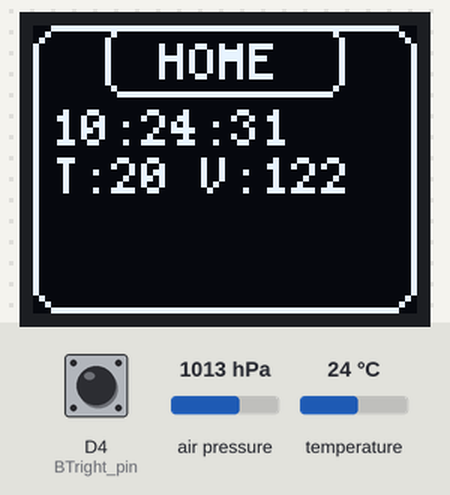
Simulated run of this program. Board: ESP8266 (Wemos D1 mini). Parts: 64×48 one-colour display. The test bench sets the inputs (shaded band); at power-on: D4 (BTright_pin) LOW, air pressure 1013 hPa, temperature 24 °C. The local clock reads 2024-03-15 10:24:30 at power-on unless the program sets it; what the program prints to the serial monitor is not drawn.

Above: at 1.3 s.
1.4 s: D4 (BTright_pin) pulled HIGH for 0.15 s
At 1.9 s:
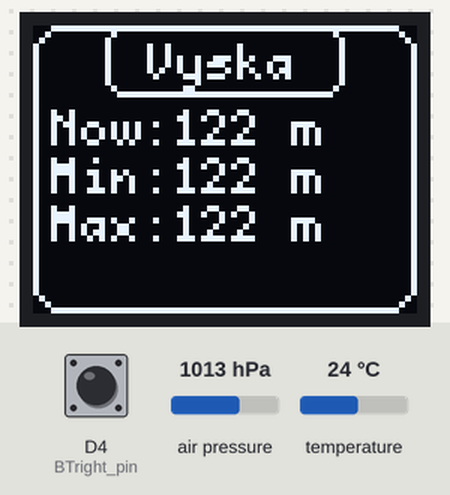
3.0 s: D4 (BTright_pin) pulled HIGH for 1 s
At 3.9 s:
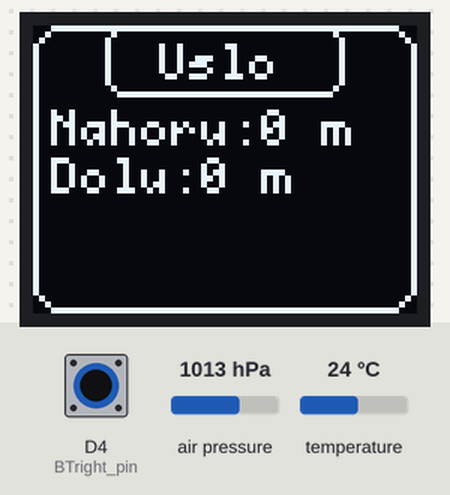
5.5 s: D4 (BTright_pin) pulled HIGH for 0.15 s
At 5.8 s:
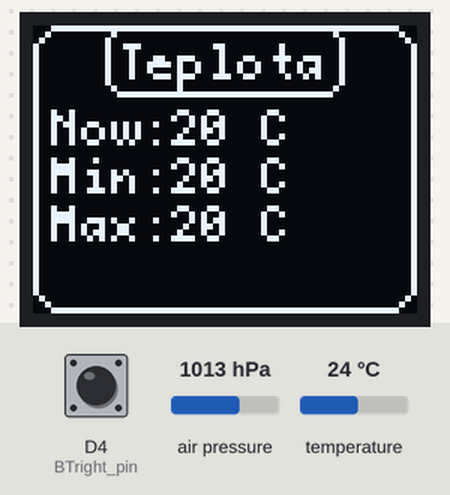
7.1 s: D4 (BTright_pin) pulled HIGH for 3.2 s
At 8.4 s:
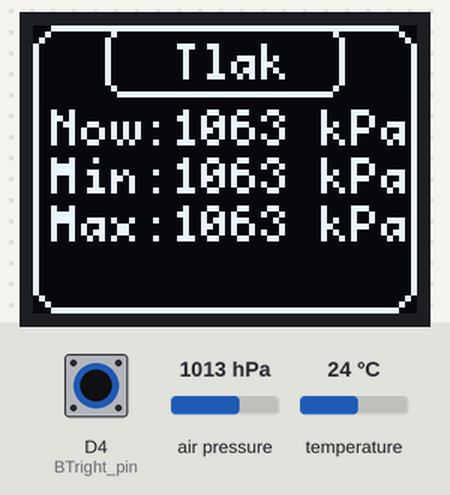
11.8 s: D4 (BTright_pin) pulled HIGH for 0.15 s
At 12.8 s:
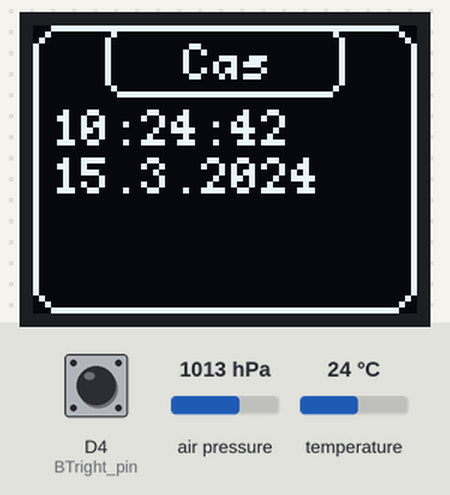
Timing chart, 0 to 14.8 s (numbered marks = the images above; inputs shaded):
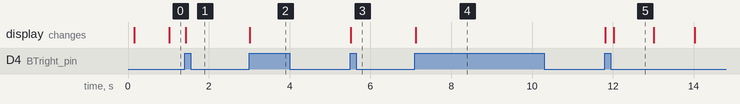

The program:

main.cpp
```cpp
///////////////////////////////////////////////////////////////////////////
//Meteostanice postavená na shieldech ESP8266
//
//Vytvořil Jakub Andrýsek
//Začátek tvorby 28.12.2018
//https://github.com/JakubAndrysek/Meteostanice_ESP8266
///////////////////////////////////////////////////////////////////////////

// připojení knihoven
#include <Arduino.h>
#include <SPI.h> //Seriova linka
#include <Wire.h>
#include <SD.h> //SD karta
#include <Adafruit_BMP085.h> //Teplomer
#include <Adafruit_GFX.h> //Fonty textu
#include <RTClib.h> //RTC-hodiny
//OLED
#include <U8g2lib.h>
U8G2_SSD1306_64X48_ER_F_HW_I2C u8g2(U8G2_R0, /* reset=*/ U8X8_PIN_NONE);


RTC_DS1307 DS1307; // instance RTC
File myFile; //instance SD karty
Adafruit_BMP085 bmp; //instance teplomeru

//Promene/////////////
const int  BTleft_pin = D3;
const int  BTright_pin = D4;

float vyska_raw = 555;
int vyska = 555;
int vyska_max = -11000;
int vyska_min  = 11000;
int vyska_last = 0;
int vyska_up_all = 0;
int vyska_down_all = 0;

float teplota_raw = 55;
int teplota = 55;
int teplota_max = -55;
int teplota_min  = 100;
int teplota_last = 0;

float tlak_raw = 100000;
int tlak = 1000;
int tlak_max = 100;
int tlak_min  = 10000;
int tlak_last = 0;

int BTleft_counter = 0;   // counter for the number of button presses
int BTleft_state = 0;         // current state of the button
int BTleft_last_state = 0;     // previous state of the button

int BTright_counter = 0;   // counter for the number of button presses
int BTright_state = 0;         // current state of the button
int BTright_last_state = 0;     // previous state of the button


bool wake = true;
bool DB = false;

//Enumy////////////////
enum tZobrazeni
{
  HOME,
  VYSKA,
  USLO,
  TEPLOTA,
  TLAK,
  CAS
};

tZobrazeni zobrazeni = HOME;

void setup ()
{
  //SERIAL/////////////
  Serial.begin(9600);
  Serial.println("Serial-Run");

  //Button///////////
  pinMode(BTleft_pin, INPUT);
  pinMode(BTright_pin, INPUT);


  //RTC///////////////
  // kontrola připojeného obvodu reálného času
  if (! DS1307.begin())
  {
    Serial.println("Hodiny nejsou pripojeny!");
  }
  // kontrolu spuštění obvodu reálného času
  if (! DS1307.isrunning())
  {
    Serial.println("Hodiny nejsou spusteny! Spoustim nyni..");
  }
  // pro nastavení času v obvodu reálného času použijte jednorázově(!)
  // následující příkaz v pořadí rok, měsíc, den, hodina, minuta, vteřina
  // příklad: 28.12.2018 15:15:50
  //DS1307.adjust(DateTime(2018, 12, 28, 15, 41, 50));


  //BMP085////////////////
  if (!bmp.begin())
  {
    Serial.println("Could not find BMP180 or BMP085 sensor at 0x77");
  }
  vyska_last=(bmp.readAltitude()+120);


  //OLED/////////////////////
  u8g2.begin();

  u8g2.clearBuffer(); //Smaze displej
  u8g2.drawRFrame(0,0,64,48,5);
  u8g2.setFont(u8g2_font_profont12_mf );	// Nastavi fontu
  u8g2.drawStr(10,23,"OD KUBY"); //Vypise na displej
  u8g2.setFont(u8g2_font_profont10_mf );	// Nastavi fontu
  u8g2.drawStr(22,36,"V1.1");  //Vypise na displej
  u8g2.sendBuffer();  //Zobrazi


  delay(100);
}

void loop()
{

  ///////////////////////////
  //Kontrola VZHURU / SPIM///
  ///////////////////////////

  if (wake==true)
  {
    u8g2.clearBuffer();	//Smaze displej
    u8g2.setFont(u8g2_font_profont10_mf );	// Nastavi fontu
    DateTime datumCas = DS1307.now(); //Nacteni casu
    //Nastaveni promenych hodnotami z teplomeru
    vyska_raw=bmp.readAltitude();
    teplota_raw=bmp.readTemperature();
    tlak_raw=bmp.readPressure();

    //Rastr////////////////
    u8g2.drawRFrame(0,0,64,48,5);
    u8g2.drawRFrame(12,0,40,12,3);

    //Kalibrace///////////
    vyska = vyska_raw + 120; //Nutno zmenit i nahore
    teplota = teplota_raw - 4;
    tlak = (tlak_raw/100) + 50;


    //Vyska//////////////////
    if(!DB)
    {
        Serial.print("Vyska ");
        Serial.println(vyska);
    }

    if (vyska>vyska_max)
    {
        vyska_max=vyska;
        if(DB)
        {
        Serial.print("V-Max ");
        Serial.println(vyska_max);
        }
    }
    if (vyska<vyska_min)
    {
        vyska_min=vyska;
        if(DB)
        {
        Serial.print("V-Min ");
        Serial.println(vyska_min);
        }
    }


    //Teplota/////////////////
    if(DB)
    {
        Serial.print("Teplota ");
        Serial.println(teplota);
    }
    if (teplota>teplota_max)
    {
        teplota_max=teplota;
        if(DB)
        {
        Serial.print("T-Max ");
        Serial.println(teplota_max);
        }
    }
    if (teplota<teplota_min)
    {
        teplota_min=teplota;
        if(DB)
        {
        Serial.print("T-Min ");
        Serial.println(teplota_min);
        }
    }


     //Tlak//////////////////
    if(DB)
    {
        Serial.print("Tlak ");
        Serial.println(tlak);
    }
    if (tlak>tlak_max)
    {
        tlak_max=tlak;
        if(DB)
        {
        Serial.print("P-Max ");
        Serial.println(tlak_max);
        }
    }
    if (tlak<tlak_min)
    {
        tlak_min=tlak;
        if(DB)
        {
        Serial.print("P-Min ");
        Serial.println(tlak_min);
        }
    }


    //Nachozene metry nahory
    if ((vyska+2)>vyska_last)
    {
        vyska_up_all+=(vyska-vyska_last);
        vyska_last=vyska;

    }
    if(DB)
    {
        Serial.print("Nahoru");
        Serial.println(vyska_up_all);
    }


    //Nachozene metry dolu
    if ((vyska-2)<vyska_last)
    {
        vyska_down_all+=(vyska_last-vyska);
        vyska_last=vyska;

    }
    if(DB)
    {
        Serial.print("Dolu");
        Serial.println(vyska_down_all);
    }


    //Leve tlacitko zmacknuto////////////////
    BTleft_state = digitalRead(BTleft_pin);
    if (BTleft_state != BTleft_last_state)
    {
        if (BTleft_state == HIGH)
        {
        switch(zobrazeni)
        {
            case HOME:
            zobrazeni=CAS;
            break;

            case VYSKA:
            zobrazeni=HOME;
            break;

            case USLO:
            zobrazeni=VYSKA;
            break;

            case TEPLOTA:
            zobrazeni=USLO;
            break;

            case TLAK:
            zobrazeni=TEPLOTA;
            break;

            case CAS:
            zobrazeni=TLAK;
            break;
        }
        }
    }
    BTleft_last_state = BTleft_state;


    //Prave tlacitko zmacknuto/////////////////
    BTright_state = digitalRead(BTright_pin);
    if (BTright_state != BTright_last_state)
    {
        if (BTright_state == HIGH)
        {
        switch(zobrazeni)
        {
            case HOME:
            zobrazeni=VYSKA;
            break;

            case VYSKA:
            zobrazeni=USLO;
            break;

            case USLO:
            zobrazeni=TEPLOTA;
            break;

            case TEPLOTA:
            zobrazeni=TLAK;
            break;

            case TLAK:
            zobrazeni=CAS;
            break;

            case CAS:
            zobrazeni=HOME;
            break;
        }
        }
    }
    BTright_last_state = BTright_state;

    switch(zobrazeni)
    {
    case HOME:
        //Vypis casu
        u8g2.drawStr(21,9,"HOME");  //Vypise na displej

        u8g2.setCursor(3, 20);
        u8g2.print(datumCas.hour());
        u8g2.print(':');
        u8g2.print(datumCas.minute());
        u8g2.print(':');
        u8g2.print(datumCas.second());

        //Vypis teploty a vysky
        u8g2.setCursor(3, 28);  // (x,y)
        u8g2.print("T:");
        u8g2.print(teplota);

        u8g2.print(" V:");
        u8g2.print(vyska);
        u8g2.sendBuffer(); //Zobrazi displej

        break;


    case VYSKA:
        u8g2.drawStr(19,9,"Vyska");  //Vypise na displej

        u8g2.setCursor(3, 20);  // (x,y)
        u8g2.print("Now:");
        u8g2.print(vyska);
        u8g2.print(" m");

        u8g2.setCursor(3, 28);  // (x,y)
        u8g2.print("Min:");
        u8g2.print(vyska_min);
        u8g2.print(" m");

        u8g2.setCursor(3, 36);  // (x,y)
        u8g2.print("Max:");
        u8g2.print(vyska_max);
        u8g2.print(" m");

        u8g2.sendBuffer(); //Zobrazi displej

        break;

    case USLO:
        u8g2.drawStr(21,9,"Uslo");  //Vypise na displej

        u8g2.setCursor(3, 20);  // (x,y)
        u8g2.print("Nahoru:");
        u8g2.print(vyska_up_all);
        u8g2.print(" m");

        u8g2.setCursor(3, 28);  // (x,y)
        u8g2.print("Dolu:");
        u8g2.print(vyska_down_all);
        u8g2.print(" m");

        u8g2.sendBuffer(); //Zobrazi displej

        break;

    case TEPLOTA:
        u8g2.drawStr(14,9,"Teplota");  //Vypise na displej

        u8g2.setCursor(3, 20);  // (x,y)
        u8g2.print("Now:");
        u8g2.print(teplota);
        u8g2.print(" C");

        u8g2.setCursor(3, 28);  // (x,y)
        u8g2.print("Min:");
        u8g2.print(teplota_min);
        u8g2.print(" C");

        u8g2.setCursor(3, 36);  // (x,y)
        u8g2.print("Max:");
        u8g2.print(teplota_max);
        u8g2.print(" C");


        u8g2.sendBuffer(); //Zobrazi displej

        break;

    case TLAK:
        u8g2.drawStr(23,9,"Tlak");  //Vypise na displej
        u8g2.setCursor(3, 20);  // (x,y)
        u8g2.print("Now:");
        u8g2.print(tlak);
        u8g2.print(" kPa");

        u8g2.setCursor(3, 28);  // (x,y)
        u8g2.print("Min:");
        u8g2.print(tlak_min);
        u8g2.print(" kPa");

        u8g2.setCursor(3, 36);  // (x,y)
        u8g2.print("Max:");
        u8g2.print(tlak_max);
        u8g2.print(" kPa");


        u8g2.sendBuffer(); //Zobrazi displej

        break;

    case CAS:
        u8g2.drawStr(25,9,"Cas");  //Vypise na displej

        u8g2.setCursor(3, 20);  // (x,y)

        u8g2.print(datumCas.hour());
        u8g2.print(':');
        u8g2.print(datumCas.minute());
        u8g2.print(':');
        u8g2.print(datumCas.second());

        u8g2.setCursor(3, 28);  // (x,y)
        u8g2.print(datumCas.day());
        u8g2.print('.');
        u8g2.print(datumCas.month());
        u8g2.print('.');
        u8g2.print(datumCas.year());
        u8g2.sendBuffer(); //Zobrazi displej

        break;
    }

  }
  else
  {
    Serial.println("Spim");
  }


}
```

Measured:
- after the input at 1.4 s, the display: changes at once (image 1)
- after the input at 3.0 s, the display: changes at once (image 2)
- after the input at 5.5 s, the display: changes at once (image 3)
- after the input at 7.1 s, the display: changes at once (image 4)
- after the input at 11.8 s, the display: first changes at once (image 5 shows a later state)
- what the display in image 5 shows lasts 1.0 s, from 12.0 s to 13.0 s
